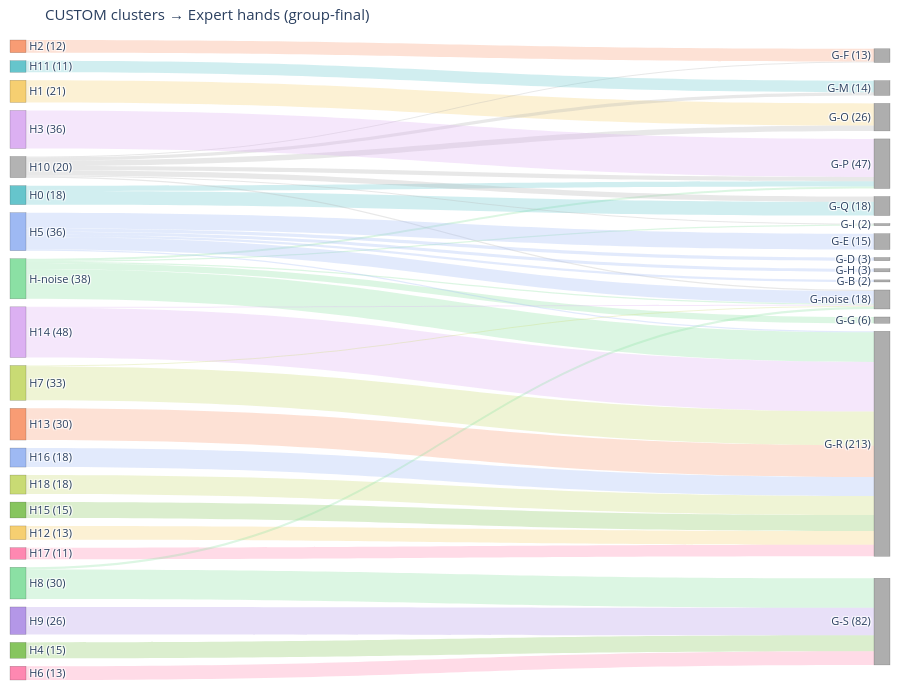

The cell this chart's notebook holds for it:
### Markdown cell above
#### Sankey diagram: HDBSCAN vs group-final

### Code cell
two_way_sankey(df, 'CUSTOM', 'human-final',
               left_prefix='H', right_prefix='G',
               title='CUSTOM clusters → Expert hands (group-final)')

### Figure 1 — Plotly figure (JSON) as saved in the notebook; plotly's stock layout.template omitted (floating-point values rounded to 4 significant figures)
{"data": [{"link": {"color": ["rgba(139, 224, 164,0.3)", "rgba(139, 224, 164,0.3)", "rgba(139, 224, 164,0.3)", "rgba(139, 224, 164,0.3)", "rgba(139, 224, 164,0.3)", "rgba(102, 197, 204,0.3)", "rgba(102, 197, 204,0.3)", "rgba(246, 207, 113,0.3)", "rgba(179, 179, 179,0.3)", "rgba(179, 179, 179,0.3)", "rgba(179, 179, 179,0.3)", "rgba(179, 179, 179,0.3)", "rgba(179, 179, 179,0.3)", "rgba(179, 179, 179,0.3)", "rgba(179, 179, 179,0.3)", "rgba(102, 197, 204,0.3)", "rgba(246, 207, 113,0.3)", "rgba(248, 156, 116,0.3)", "rgba(220, 176, 242,0.3)", "rgba(220, 176, 242,0.3)", "rgba(135, 197, 95,0.3)", "rgba(158, 185, 243,0.3)", "rgba(254, 136, 177,0.3)", "rgba(201, 219, 116,0.3)", "rgba(248, 156, 116,0.3)", "rgba(220, 176, 242,0.3)", "rgba(135, 197, 95,0.3)", "rgba(158, 185, 243,0.3)", "rgba(158, 185, 243,0.3)", "rgba(158, 185, 243,0.3)", "rgba(158, 185, 243,0.3)", "rgba(158, 185, 243,0.3)", "rgba(158, 185, 243,0.3)", "rgba(254, 136, 177,0.3)", "rgba(201, 219, 116,0.3)", "rgba(201, 219, 116,0.3)", "rgba(139, 224, 164,0.3)", "rgba(139, 224, 164,0.3)", "rgba(180, 151, 231,0.3)"], "source": [19, 19, 19, 19, 19, 0, 0, 1, 10, 10, 10, 10, 10, 10, 10, 11, 12, 13, 14, 14, 15, 16, 17, 18, 2, 3, 4, 5, 5, 5, 5, 5, 5, 6, 7, 7, 8, 8, 9], "target": [24, 26, 29, 31, 33, 29, 30, 28, 23, 26, 27, 28, 29, 30, 33, 27, 31, 31, 31, 33, 31, 31, 31, 31, 23, 29, 32, 20, 21, 22, 25, 31, 33, 32, 31, 33, 32, 33, 32], "value": [6, 1, 2, 28, 1, 5, 13, 21, 1, 1, 3, 5, 4, 5, 1, 11, 13, 30, 47, 1, 15, 18, 11, 18, 12, 36, 15, 2, 3, 15, 3, 1, 12, 13, 32, 1, 28, 2, 26]}, "node": {"color": ["rgb(102, 197, 204)", "rgb(246, 207, 113)", "rgb(248, 156, 116)", "rgb(220, 176, 242)", "rgb(135, 197, 95)", "rgb(158, 185, 243)", "rgb(254, 136, 177)", "rgb(201, 219, 116)", "rgb(139, 224, 164)", "rgb(180, 151, 231)", "rgb(179, 179, 179)", "rgb(102, 197, 204)", "rgb(246, 207, 113)", "rgb(248, 156, 116)", "rgb(220, 176, 242)", "rgb(135, 197, 95)", "rgb(158, 185, 243)", "rgb(254, 136, 177)", "rgb(201, 219, 116)", "rgb(139, 224, 164)", "rgba(140,140,140,0.7)", "rgba(140,140,140,0.7)", "rgba(140,140,140,0.7)", "rgba(140,140,140,0.7)", "rgba(140,140,140,0.7)", "rgba(140,140,140,0.7)", "rgba(140,140,140,0.7)", "rgba(140,140,140,0.7)", "rgba(140,140,140,0.7)", "rgba(140,140,140,0.7)", "rgba(140,140,140,0.7)", "rgba(140,140,140,0.7)", "rgba(140,140,140,0.7)", "rgba(140,140,140,0.7)"], "label": ["H0 (18)", "H1 (21)", "H2 (12)", "H3 (36)", "H4 (15)", "H5 (36)", "H6 (13)", "H7 (33)", "H8 (30)", "H9 (26)", "H10 (20)", "H11 (11)", "H12 (13)", "H13 (30)", "H14 (48)", "H15 (15)", "H16 (18)", "H17 (11)", "H18 (18)", "H-noise (38)", "G-B (2)", "G-D (3)", "G-E (15)", "G-F (13)", "G-G (6)", "G-H (3)", "G-I (2)", "G-M (14)", "G-O (26)", "G-P (47)", "G-Q (18)", "G-R (213)", "G-S (82)", "G-noise (18)"], "line": {"color": "rgba(0,0,0,0.3)", "width": 0.5}, "pad": 8, "thickness": 16}, "type": "sankey"}], "layout": {"font": {"size": 11}, "height": 700, "margin": {"b": 20, "l": 10, "r": 10, "t": 40}, "title": {"text": "CUSTOM clusters → Expert hands (group-final)"}, "width": 900}}
